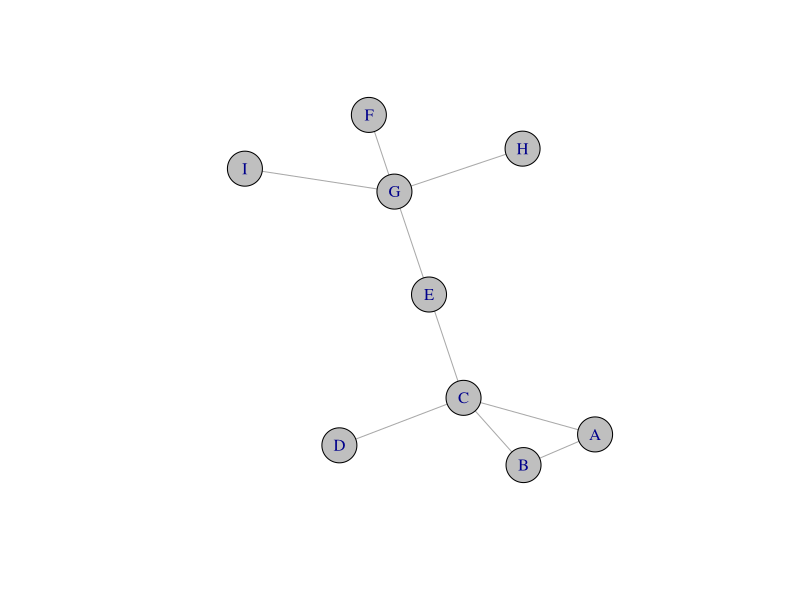

Source code (R):
## ---- chunk 1
# Loading Package
library('igraph') 
# Creating edge list, vertex list
example_edges <- data.frame(x=c("A","A","B","C","C","E","G","G","G"),
                    y=c("B","C","C","D","E","G","F","I","H"))
example_vertices <- data.frame(x=c("A","B","C","D","E","F","G","H","I"))
# Generating network
net <- graph_from_data_frame(d=example_edges,vertices=example_vertices,directed=F) 
# Plotting network
plot(net,vertex.size=20,margin=0,edge.arrow.size=0.3,vertex.color="gray75")
# Calculate Eigenvector Centrality of each Vertex
EGvals <- eigen_centrality(net)$vector
sort(EGvals, decreasing=TRUE)
